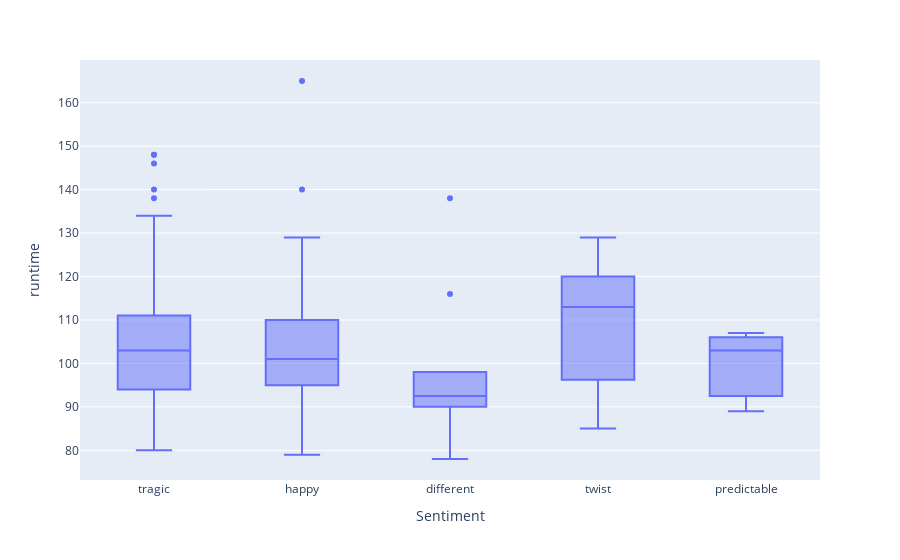

The notebook cell saved with this chart:
### Code cell
import plotly.express as px

# Create boxplot
fig = px.box(unified_view, x="Sentiment", y="runtime")
fig.show()

### Figure 1 — Plotly figure (JSON) as saved in the notebook; plotly's stock layout.template omitted (floating-point values rounded to 4 significant figures; data arrays with more than 128 entries replaced by an {"elided": "..."} marker saying what was removed)
{"data": [{"alignmentgroup": "True", "hovertemplate": "Sentiment=%{x}<br>runtime=%{y}<extra></extra>", "legendgroup": "", "marker": {"color": "#636efa"}, "name": "", "notched": false, "offsetgroup": "", "orientation": "v", "showlegend": false, "type": "box", "x": {"elided": "199 str values"}, "x0": " ", "xaxis": "x", "y": {"elided": "199 int values"}, "y0": " ", "yaxis": "y"}], "layout": {"boxmode": "group", "legend": {"tracegroupgap": 0}, "margin": {"t": 60}, "xaxis": {"anchor": "y", "domain": [0, 1], "title": {"text": "Sentiment"}}, "yaxis": {"anchor": "x", "domain": [0, 1], "title": {"text": "runtime"}}}}
